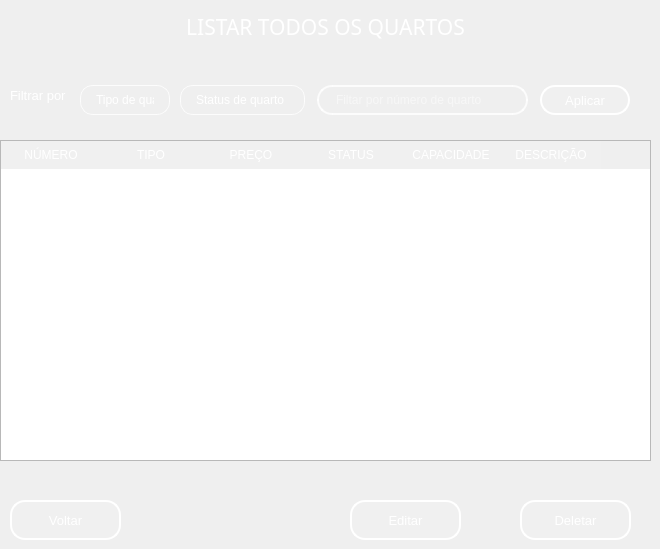
    <widget class="QWidget" name="page_8">
     <widget class="QLabel" name="label_48">
      <property name="geometry">
       <rect>
        <x>0</x>
        <y>0</y>
        <width>651</width>
        <height>55</height>
       </rect>
      </property>
      <property name="font">
       <font>
        <family>Montserrat Medium</family>
        <pointsize>14</pointsize>
        <italic>false</italic>
       </font>
      </property>
      <property name="styleSheet">
       <string notr="true">background-color: qlineargradient(spread:pad, x1:0, y1:0, x1:0, y1:1, 
                                 stop:0 rgba(0, 50, 150, 255), 
                                 stop:1 rgba(51, 156, 255, 255));</string>
      </property>
      <property name="text">
       <string>&lt;html&gt;&lt;head/&gt;&lt;body&gt;&lt;p align=&quot;center&quot;&gt;&lt;span style=&quot; font-size:16pt; color:#ffffff;&quot;&gt;LISTAR TODOS OS QUARTOS&lt;/span&gt;&lt;/p&gt;&lt;/body&gt;&lt;/html&gt;</string>
      </property>
     </widget>
     <widget class="QLineEdit" name="line_filtro_numero">
      <property name="geometry">
       <rect>
        <x>317</x>
        <y>85</y>
        <width>211</width>
        <height>30</height>
       </rect>
      </property>
      <property name="styleSheet">
       <string notr="true">QLineEdit {
    /* Borda e fundo */
    border: 2px solid rgba(255, 255, 255, 200);
    border-radius: 15px;
    background-color: rgba(0, 0, 0, 0); /* Totalmente transparente */
    
    /* Espaçamento interno */
    padding: 5px 15px;
    
    /* Cor do texto */
    color: white;
    
    /* Melhora a renderização */
    background-clip: padding-box;
}

/* Efeito ao focar */
QLineEdit:focus {
    border: 2px solid rgba(255, 255, 255, 255);
    background-color: rgba(255, 255, 255, 36);
}</string>
      </property>
      <property name="placeholderText">
       <string>Filtar por número de quarto</string>
      </property>
     </widget>
     <widget class="QComboBox" name="combo_filtro_tipo">
      <property name="geometry">
       <rect>
        <x>80</x>
        <y>85</y>
        <width>90</width>
        <height>30</height>
       </rect>
      </property>
      <property name="styleSheet">
       <string notr="true">QComboBox {
    border: 1px solid rgba(255, 255, 255, 200);  /* Borda visível */
    border-radius: 13px;
    background-color: transparent;              /* Totalmente transparente */
    padding: 5px 15px;
    color: white;
    font-size: 12px;
    background-clip: padding-box;
}

QComboBox:focus {
    border: 1px solid rgba(255, 255, 255, 255);  /* Borda mais forte no foco */
    background-color: rgba(255, 255, 255, 36);   /* Leve destaque no foco */
}

/* Remove o botão e a seta */
QComboBox::drop-down {
    border: 1one;
    background: transparent;
    width: 0px;  /* Esconde o espaço reservado pra seta */
}

QComboBox::down-arrow {
    width: 0;
    height: 0;
    border: 1one;
}

/* Dropdown com estilo flat e legível */
QComboBox QAbstractItemView {
    background-color: #2A2A2A;              /* Fundo da lista */
    color: white;                           /* Texto das opções */
    border: 1px solid rgba(255, 255, 255, 50);
    border-radius: 8px;
    selection-background-color: #339CFF;    /* Azul no hover/seleção */
    selection-color: black;
}
</string>
      </property>
      <property name="currentText">
       <string>Simples </string>
      </property>
      <property name="placeholderText" stdset="0">
       <string>Tipo de quarto</string>
      </property>
      <item>
       <property name="text">
        <string>Simples </string>
       </property>
      </item>
      <item>
       <property name="text">
        <string>Todos</string>
       </property>
      </item>
      <item>
       <property name="text">
        <string>Suíte</string>
       </property>
      </item>
      <item>
       <property name="text">
        <string>Duplo</string>
       </property>
      </item>
      <item>
       <property name="text">
        <string>Luxo</string>
       </property>
      </item>
      <item>
       <property name="text">
        <string>Master</string>
       </property>
      </item>
     </widget>
     <widget class="QComboBox" name="combo_filtro_stts">
      <property name="geometry">
       <rect>
        <x>180</x>
        <y>85</y>
        <width>125</width>
        <height>30</height>
       </rect>
      </property>
      <property name="styleSheet">
       <string notr="true">QComboBox {
    border: 1px solid rgba(255, 255, 255, 200);  /* Borda visível */
    border-radius: 13px;
    background-color: transparent;              /* Totalmente transparente */
    padding: 5px 15px;
    color: white;
    font-size: 12px;
    background-clip: padding-box;
}

QComboBox:focus {
    border: 1px solid rgba(255, 255, 255, 255);  /* Borda mais forte no foco */
    background-color: rgba(255, 255, 255, 36);   /* Leve destaque no foco */
}

/* Remove o botão e a seta */
QComboBox::drop-down {
    border: 1one;
    background: transparent;
    width: 0px;  /* Esconde o espaço reservado pra seta */
}

QComboBox::down-arrow {
    width: 0;
    height: 0;
    border: 1one;
}

/* Dropdown com estilo flat e legível */
QComboBox QAbstractItemView {
    background-color: #2A2A2A;              /* Fundo da lista */
    color: white;                           /* Texto das opções */
    border: 1px solid rgba(255, 255, 255, 50);
    border-radius: 8px;
    selection-background-color: #339CFF;    /* Azul no hover/seleção */
    selection-color: black;
}
</string>
      </property>
      <property name="placeholderText" stdset="0">
       <string>Status de quarto</string>
      </property>
      <item>
       <property name="text">
        <string>Todos</string>
       </property>
      </item>
      <item>
       <property name="text">
        <string>Disponível</string>
       </property>
      </item>
      <item>
       <property name="text">
        <string>Ocupado</string>
       </property>
      </item>
      <item>
       <property name="text">
        <string>Em manutenção</string>
       </property>
      </item>
     </widget>
     <widget class="QTableWidget" name="tableWidget_2">
      <property name="geometry">
       <rect>
        <x>0</x>
        <y>140</y>
        <width>651</width>
        <height>321</height>
       </rect>
      </property>
      <property name="styleSheet">
       <string notr="true">/* Remove todos os espaços e bordas entre os cabeçalhos */
QHeaderView {
    border: 1px;                         /* Remove bordas externas */
    margin: 0px;                         /* Remove margens */
    padding: 0px;                        /* Remove espaçamento */
}

/* Cabeçalho horizontal (linha de títulos) */
QHeaderView::section:horizontal {
    background-color: rgba(255, 255, 255, 20);  /* Azul */
    color: white;
    border: 1px;                         /* Sem bordas */
    padding: 5px 10px;                   /* Espaçamento interno */
}

/* Cabeçalho vertical (linha lateral) */
QHeaderView::section:vertical {
    background-color: rgba(255, 255, 255, 20);  /* Mesmo azul */
    color: white;
    border: 1px;
    padding: 10px 5px;
}

/* Canto superior esquerdo (onde os cabeçalhos se encontram) */
QTableCornerButton::section {
    background-color: rgba(255, 255, 255, 20);  /* Azul para unificar visual */
    border: 1px;
}</string>
      </property>
      <column>
       <property name="text">
        <string>NÚMERO</string>
       </property>
      </column>
      <column>
       <property name="text">
        <string>TIPO</string>
       </property>
      </column>
      <column>
       <property name="text">
        <string>PREÇO</string>
       </property>
      </column>
      <column>
       <property name="text">
        <string>STATUS</string>
       </property>
      </column>
      <column>
       <property name="text">
        <string>CAPACIDADE</string>
       </property>
      </column>
      <column>
       <property name="text">
        <string>DESCRIÇÃO</string>
       </property>
      </column>
     </widget>
     <widget class="QPushButton" name="btn_aplicar_filtros">
      <property name="geometry">
       <rect>
        <x>540</x>
        <y>85</y>
        <width>90</width>
        <height>30</height>
       </rect>
      </property>
      <property name="font">
       <font>
        <pointsize>10</pointsize>
       </font>
      </property>
      <property name="styleSheet">
       <string notr="true">QPushButton {
    background-color: rgba(255, 255, 255, 0.5);
    border: 5px solid rgba(255, 255, 255, 0.3); /* Borda branca translúcida */
    color: #333333; /* Texto totalmente opaco */
}

QPushButton:hover {
    background-color: rgba(207, 216, 220, 100);
    border-color:rgba(255, 255, 255,255);
    
}

QPushButton:pressed {
    background-color: #A0B2C8; /* Azul acinzentado */
border-color: #003366; /* Azul escuro */
color: #003366;
}
 QPushButton{border: 2px solid rgba(255, 255, 255, 200);
    border-radius: 15px;
    background-color: rgba(0, 0, 0, 0); /* Totalmente transparente */
    
    /* Espaçamento interno */
    padding: 5px 15px;
    
    /* Cor do texto */
    color: white;
    
    /* Melhora a renderização */
    background-clip: padding-box;
}

/* Efeito ao focar */
QPushButton {
    border: 2px solid rgba(255, 255, 255, 255);
    background-color: rgba(255, 255, 255, 20);
}</string>
      </property>
      <property name="text">
       <string>Aplicar</string>
      </property>
     </widget>
     <widget class="QPushButton" name="btn_voltar_2">
      <property name="geometry">
       <rect>
        <x>10</x>
        <y>500</y>
        <width>111</width>
        <height>40</height>
       </rect>
      </property>
      <property name="font">
       <font>
        <pointsize>10</pointsize>
       </font>
      </property>
      <property name="styleSheet">
       <string notr="true">QPushButton {
    background-color: rgba(255, 255, 255, 0.5);
    border: 5px solid rgba(255, 255, 255, 0.3); /* Borda branca translúcida */
    color: #333333; /* Texto totalmente opaco */
}

QPushButton:hover {
    background-color: rgba(207, 216, 220, 100);
    border-color:rgba(255, 255, 255,255);
    
}

QPushButton:pressed {
    background-color: #A0B2C8; /* Azul acinzentado */
border-color: #003366; /* Azul escuro */
color: #003366;
}
 QPushButton{border: 2px solid rgba(255, 255, 255, 200);
    border-radius: 15px;
    background-color: rgba(0, 0, 0, 0); /* Totalmente transparente */
    
    /* Espaçamento interno */
    padding: 5px 15px;
    
    /* Cor do texto */
    color: white;
    
    /* Melhora a renderização */
    background-clip: padding-box;
}

/* Efeito ao focar */
QPushButton {
    border: 2px solid rgba(255, 255, 255, 255);
    background-color: rgba(255, 255, 255, 20);
}</string>
      </property>
      <property name="text">
       <string>Voltar</string>
      </property>
     </widget>
     <widget class="QPushButton" name="btn_editar_quarto">
      <property name="geometry">
       <rect>
        <x>350</x>
        <y>500</y>
        <width>111</width>
        <height>40</height>
       </rect>
      </property>
      <property name="font">
       <font>
        <pointsize>10</pointsize>
       </font>
      </property>
      <property name="styleSheet">
       <string notr="true">QPushButton {
    background-color: rgba(255, 255, 255, 0.5);
    border: 5px solid rgba(255, 255, 255, 0.3); /* Borda branca translúcida */
    color: #333333; /* Texto totalmente opaco */
}

QPushButton:hover {
    background-color: rgba(207, 216, 220, 100);
    border-color:rgba(255, 255, 255,255);
    
}

QPushButton:pressed {
    background-color: #A0B2C8; /* Azul acinzentado */
border-color: #003366; /* Azul escuro */
color: #003366;
}
 QPushButton{border: 2px solid rgba(255, 255, 255, 200);
    border-radius: 15px;
    background-color: rgba(0, 0, 0, 0); /* Totalmente transparente */
    
    /* Espaçamento interno */
    padding: 5px 15px;
    
    /* Cor do texto */
    color: white;
    
    /* Melhora a renderização */
    background-clip: padding-box;
}

/* Efeito ao focar */
QPushButton {
    border: 2px solid rgba(255, 255, 255, 255);
    background-color: rgba(255, 255, 255, 20);
}</string>
      </property>
      <property name="text">
       <string>Editar</string>
      </property>
     </widget>
     <widget class="QPushButton" name="btn_deletar">
      <property name="geometry">
       <rect>
        <x>520</x>
        <y>500</y>
        <width>111</width>
        <height>40</height>
       </rect>
      </property>
      <property name="font">
       <font>
        <pointsize>10</pointsize>
       </font>
      </property>
      <property name="styleSheet">
       <string notr="true">QPushButton {
    background-color: rgba(255, 255, 255, 0.5);
    border: 5px solid rgba(255, 255, 255, 0.3); /* Borda branca translúcida */
    color: #333333; /* Texto totalmente opaco */
}

QPushButton:hover {
    background-color: rgba(207, 216, 220, 100);
    border-color:rgba(255, 255, 255,255);
    
}

QPushButton:pressed {
    background-color: #A0B2C8; /* Azul acinzentado */
border-color: #003366; /* Azul escuro */
color: #003366;
}
 QPushButton{border: 2px solid rgba(255, 255, 255, 200);
    border-radius: 15px;
    background-color: rgba(0, 0, 0, 0); /* Totalmente transparente */
    
    /* Espaçamento interno */
    padding: 5px 15px;
    
    /* Cor do texto */
    color: white;
    
    /* Melhora a renderização */
    background-clip: padding-box;
}

/* Efeito ao focar */
QPushButton {
    border: 2px solid rgba(255, 255, 255, 255);
    background-color: rgba(255, 255, 255, 20);
}</string>
      </property>
      <property name="text">
       <string>Deletar</string>
      </property>
      <property name="iconSize">
       <size>
        <width>16</width>
        <height>16</height>
       </size>
      </property>
     </widget>
     <widget class="QLabel" name="label_11">
      <property name="geometry">
       <rect>
        <x>10</x>
        <y>85</y>
        <width>60</width>
        <height>20</height>
       </rect>
      </property>
      <property name="font">
       <font>
        <pointsize>10</pointsize>
       </font>
      </property>
      <property name="styleSheet">
       <string notr="true">QLabel {
    background: transparent;
    color: white; /* ou o azul da paleta: #339CFF */
    border: 1one;
    padding: 0px;
}
</string>
      </property>
      <property name="text">
       <string>Filtrar por</string>
      </property>
     </widget>
    </widget>
